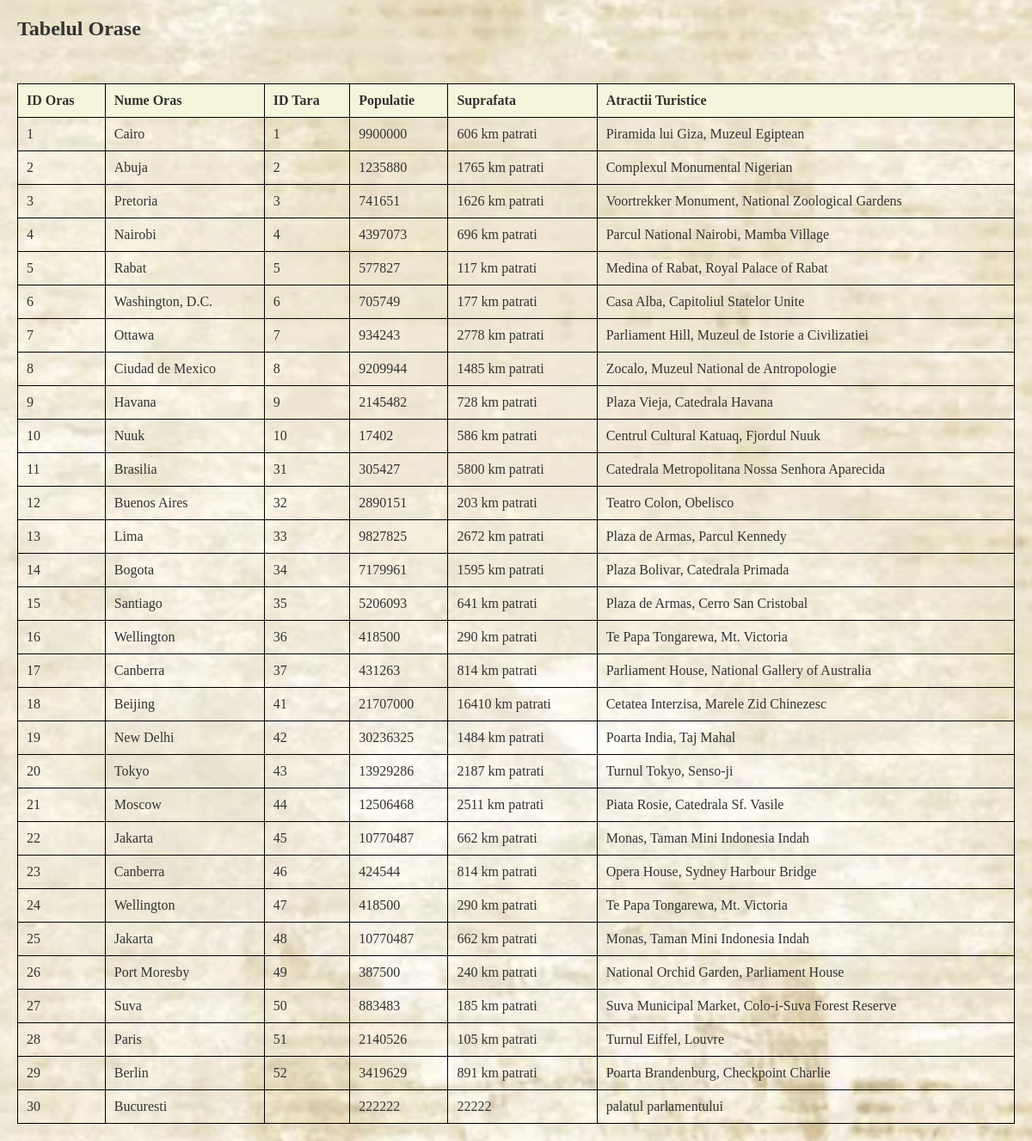
Page /orase.php on the committed database.
### tables this page shows
CREATE TABLE `orase` (
  `ID_Oras` int(11) NOT NULL AUTO_INCREMENT,
  `Nume_Oras` varchar(255) NOT NULL,
  `ID_Tara` int(11) DEFAULT NULL,
  `Populatie` int(11) DEFAULT NULL,
  `Suprafata` varchar(50) DEFAULT NULL,
  `Atractii_Turistice` text DEFAULT NULL,
  PRIMARY KEY (`ID_Oras`),
  KEY `ID_Tara` (`ID_Tara`),
  CONSTRAINT `orase_ibfk_1` FOREIGN KEY (`ID_Tara`) REFERENCES `tari` (`ID_Tara`)
);

### orase.php (the view, shortened to what this page needs)
<!DOCTYPE html>
<html lang="en">
<head>
    <link rel="stylesheet" href="style.css">
</head>
<body>
</body>
</html>
<?php
include 'index.php';
$sql = "SELECT * FROM orase";
$result = mysqli_query($conn, $sql);
if ($result && mysqli_num_rows($result) > 0) {
    echo "<h2>Tabelul Orase</h2>";
    echo "<table border='1'>";
    echo "<tr><th>ID Oras</th><th>Nume Oras</th><th>ID Tara</th><th>Populatie</th><th>Suprafata</th><th>Atractii Turistice</th></tr>";
    while($row = mysqli_fetch_assoc($result)) {
    echo "<tr>
     <td>" . $row["ID_Oras"] . "</td>
     <td>" . $row["Nume_Oras"] . "</td>
     <td>" . $row["ID_Tara"] . "</td>
    <td>" . $row["Populatie"] . "</td>
     <td>" . $row["Suprafata"] . "</td>
    <td>" . $row["Atractii_Turistice"] . "</td>
     </tr>";
    }
    echo "</table>";
} else {
    echo "Nu s-au gasit inregistrari in tabelul Orase.";
}
?>

### style.css (style rules this page uses)
* { margin: 0; padding: 0; box-sizing: border-box; font-family: "Rye", serif; }
body { background-color: #f9f9f9; color: #333; padding: 20px; background-image: url("photos/paper.png"); background-size: cover; background-position: center; }
table { width: 100%; border-collapse: collapse; margin-top: 20px; }
table th, table td { border: 1px solid black; padding: 10px; text-align: left; }
table th { background-color: #f5f5dc; font-weight: bold; }
table tr { background-color: transparent; }
h2 { margin-bottom: 50px; }

### rows in the picture
orase: ID_Oras "1", Nume_Oras "Cairo", ID_Tara "1", Populatie "9900000", Suprafata "606 km patrati", Atractii_Turistice "Piramida lui Giza, Muzeul Egiptean"
orase: ID_Oras "2", Nume_Oras "Abuja", ID_Tara "2", Populatie "1235880", Suprafata "1765 km patrati", Atractii_Turistice "Complexul Monumental Nigerian"
orase: ID_Oras "3", Nume_Oras "Pretoria", ID_Tara "3", Populatie "741651", Suprafata "1626 km patrati", Atractii_Turistice "Voortrekker Monument, National Zoological Gardens"
orase: ID_Oras "4", Nume_Oras "Nairobi", ID_Tara "4", Populatie "4397073", Suprafata "696 km patrati", Atractii_Turistice "Parcul National Nairobi, Mamba Village"
orase: ID_Oras "5", Nume_Oras "Rabat", ID_Tara "5", Populatie "577827", Suprafata "117 km patrati", Atractii_Turistice "Medina of Rabat, Royal Palace of Rabat"
orase: ID_Oras "6", Nume_Oras "Washington, D.C.", ID_Tara "6", Populatie "705749", Suprafata "177 km patrati", Atractii_Turistice "Casa Alba, Capitoliul Statelor Unite"
orase: ID_Oras "7", Nume_Oras "Ottawa", ID_Tara "7", Populatie "934243", Suprafata "2778 km patrati", Atractii_Turistice "Parliament Hill, Muzeul de Istorie a Civilizatiei"
orase: ID_Oras "8", Nume_Oras "Ciudad de Mexico", ID_Tara "8", Populatie "9209944", Suprafata "1485 km patrati", Atractii_Turistice "Zocalo, Muzeul National de Antropologie"
orase: ID_Oras "9", Nume_Oras "Havana", ID_Tara "9", Populatie "2145482", Suprafata "728 km patrati", Atractii_Turistice "Plaza Vieja, Catedrala Havana"
orase: ID_Oras "10", Nume_Oras "Nuuk", ID_Tara "10", Populatie "17402", Suprafata "586 km patrati", Atractii_Turistice "Centrul Cultural Katuaq, Fjordul Nuuk"
orase: ID_Oras "11", Nume_Oras "Brasilia", ID_Tara "31", Populatie "305427", Suprafata "5800 km patrati", Atractii_Turistice "Catedrala Metropolitana Nossa Senhora Aparecida"
orase: ID_Oras "12", Nume_Oras "Buenos Aires", ID_Tara "32", Populatie "2890151", Suprafata "203 km patrati", Atractii_Turistice "Teatro Colon, Obelisco"
orase: ID_Oras "13", Nume_Oras "Lima", ID_Tara "33", Populatie "9827825", Suprafata "2672 km patrati", Atractii_Turistice "Plaza de Armas, Parcul Kennedy"
orase: ID_Oras "14", Nume_Oras "Bogota", ID_Tara "34", Populatie "7179961", Suprafata "1595 km patrati", Atractii_Turistice "Plaza Bolivar, Catedrala Primada"
orase: ID_Oras "15", Nume_Oras "Santiago", ID_Tara "35", Populatie "5206093", Suprafata "641 km patrati", Atractii_Turistice "Plaza de Armas, Cerro San Cristobal"
orase: ID_Oras "16", Nume_Oras "Wellington", ID_Tara "36", Populatie "418500", Suprafata "290 km patrati", Atractii_Turistice "Te Papa Tongarewa, Mt. Victoria"
orase: ID_Oras "17", Nume_Oras "Canberra", ID_Tara "37", Populatie "431263", Suprafata "814 km patrati", Atractii_Turistice "Parliament House, National Gallery of Australia"
orase: ID_Oras "18", Nume_Oras "Beijing", ID_Tara "41", Populatie "21707000", Suprafata "16410 km patrati", Atractii_Turistice "Cetatea Interzisa, Marele Zid Chinezesc"
orase: ID_Oras "19", Nume_Oras "New Delhi", ID_Tara "42", Populatie "30236325", Suprafata "1484 km patrati", Atractii_Turistice "Poarta India, Taj Mahal"
orase: ID_Oras "20", Nume_Oras "Tokyo", ID_Tara "43", Populatie "13929286", Suprafata "2187 km patrati", Atractii_Turistice "Turnul Tokyo, Senso-ji"
orase: ID_Oras "21", Nume_Oras "Moscow", ID_Tara "44", Populatie "12506468", Suprafata "2511 km patrati", Atractii_Turistice "Piata Rosie, Catedrala Sf. Vasile"
orase: ID_Oras "22", Nume_Oras "Jakarta", ID_Tara "45", Populatie "10770487", Suprafata "662 km patrati", Atractii_Turistice "Monas, Taman Mini Indonesia Indah"
orase: ID_Oras "23", Nume_Oras "Canberra", ID_Tara "46", Populatie "424544", Suprafata "814 km patrati", Atractii_Turistice "Opera House, Sydney Harbour Bridge"
orase: ID_Oras "24", Nume_Oras "Wellington", ID_Tara "47", Populatie "418500", Suprafata "290 km patrati", Atractii_Turistice "Te Papa Tongarewa, Mt. Victoria"
orase: ID_Oras "25", Nume_Oras "Jakarta", ID_Tara "48", Populatie "10770487", Suprafata "662 km patrati", Atractii_Turistice "Monas, Taman Mini Indonesia Indah"
orase: ID_Oras "26", Nume_Oras "Port Moresby", ID_Tara "49", Populatie "387500", Suprafata "240 km patrati", Atractii_Turistice "National Orchid Garden, Parliament House"
orase: ID_Oras "27", Nume_Oras "Suva", ID_Tara "50", Populatie "883483", Suprafata "185 km patrati", Atractii_Turistice "Suva Municipal Market, Colo-i-Suva Forest Reserve"
orase: ID_Oras "28", Nume_Oras "Paris", ID_Tara "51", Populatie "2140526", Suprafata "105 km patrati", Atractii_Turistice "Turnul Eiffel, Louvre"
orase: ID_Oras "29", Nume_Oras "Berlin", ID_Tara "52", Populatie "3419629", Suprafata "891 km patrati", Atractii_Turistice "Poarta Brandenburg, Checkpoint Charlie"
orase: ID_Oras "30", Nume_Oras "Bucuresti", Populatie "222222", Suprafata "22222", Atractii_Turistice "palatul parlamentului"
